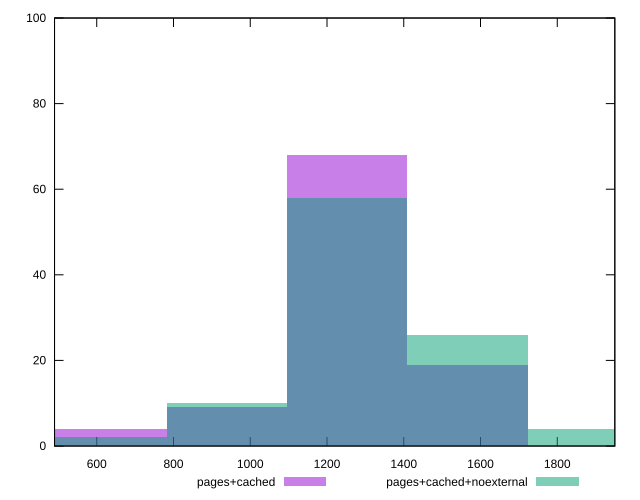

Write gnuplot code to recreate this figure.
reset

$pagesCached <<EOF
1566.303868069791 19
1253.0430944558327 68
939.7823208418745 9
626.5215472279164 4
EOF

$pagesCachedNoexternal <<EOF
939.7823208418745 10
1253.0430944558327 58
1566.303868069791 26
626.5215472279164 2
1879.564641683749 4
EOF

set key outside below
set boxwidth 313.2607736139582
set xrange [490:1950]
set yrange [0:100]
set trange [0:100]
set style fill transparent solid 0.5 noborder
set terminal svg size 640, 500 enhanced background rgb 'white'
set output "reprap/uses-webp-images/comparison/histogram/1_vs_2.svg"

plot $pagesCached title "pages+cached" with boxes, \
     $pagesCachedNoexternal title "pages+cached+noexternal" with boxes

reset
